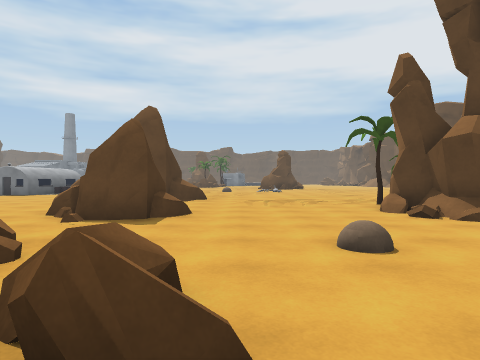
View 1 (above)

24 first-person views from a walk through a Unity game level. The camera is 1.2 m above the floor, looks level and sees 75° across. The floor is counted in squares, 2 m on a side. Each view is taken from the middle of a square. On the plan, view 1 faces up. The plan holds only what a view shows up to about 9 squares ahead; the rest is blank. The place goes on beyond the plan.

View 2
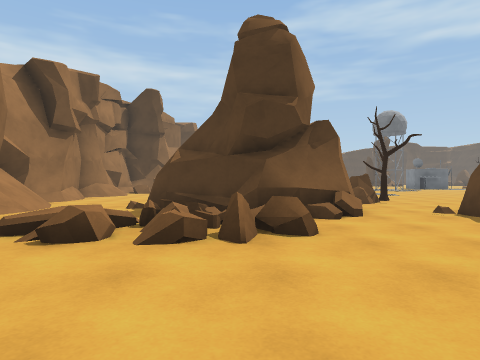

View 3
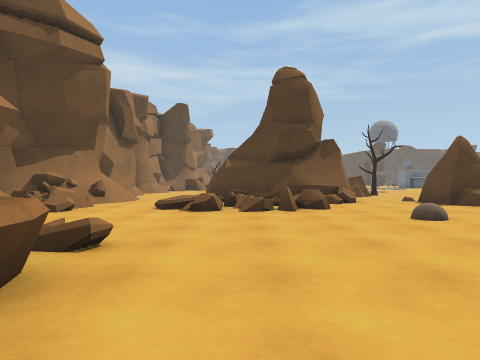

View 4
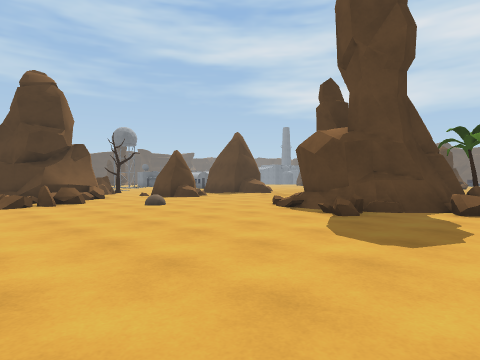

View 5
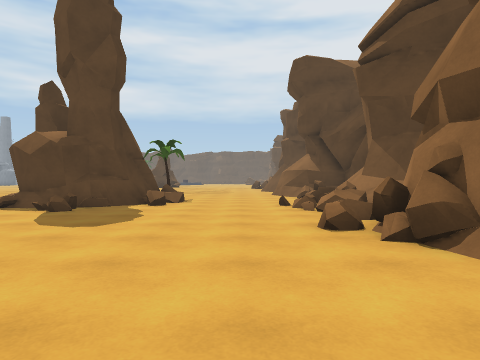

View 6
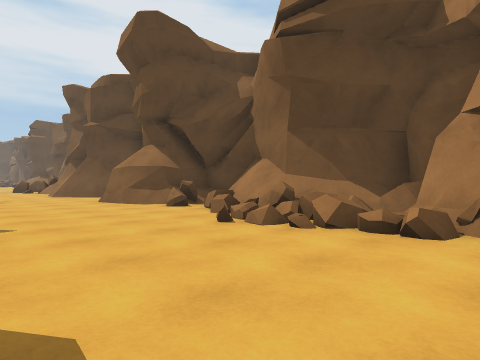

View 7
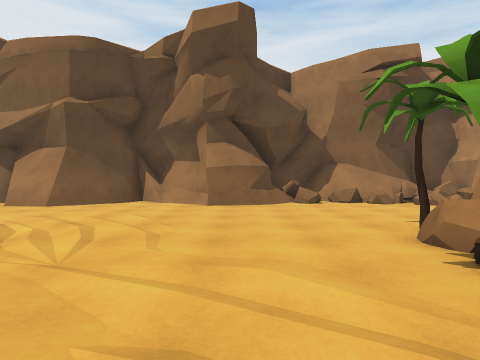

View 8
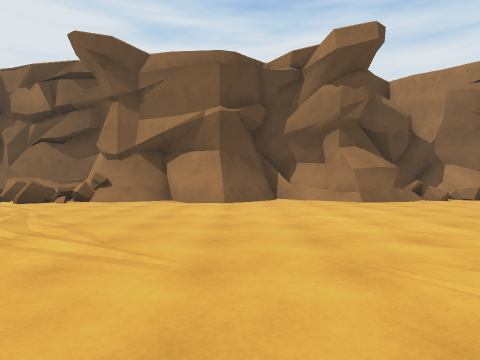

View 9
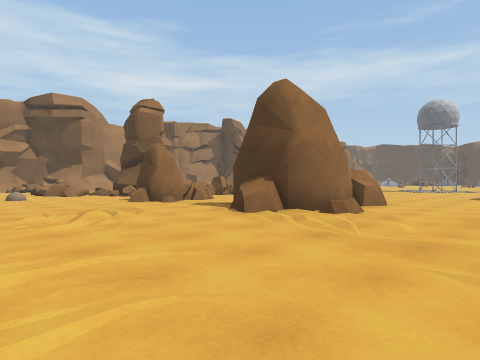

View 10
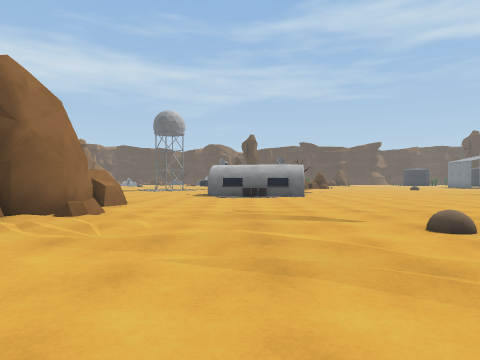

View 11
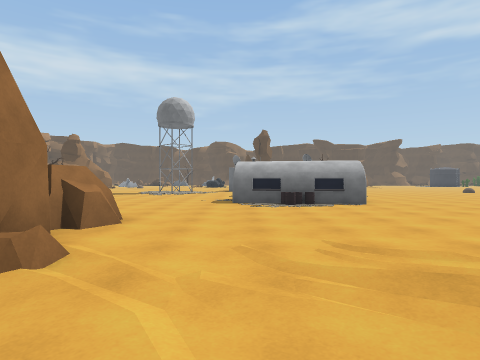

View 12
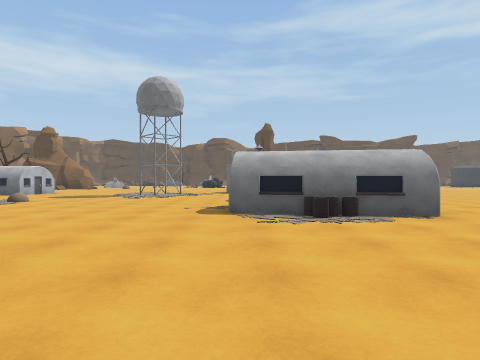

View 13
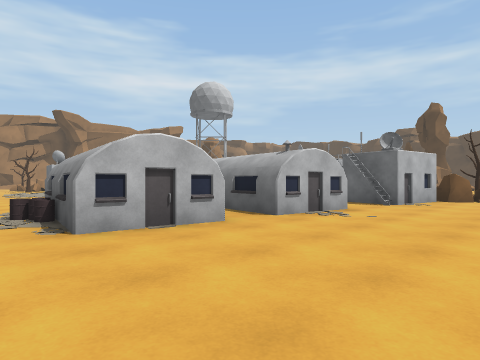

View 14
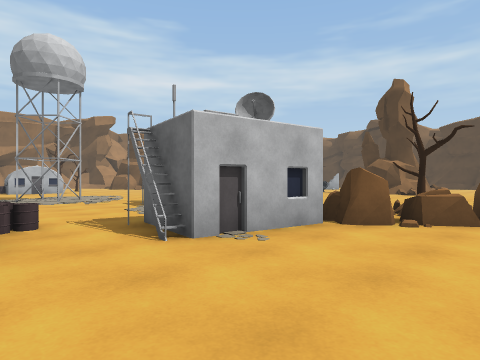

View 15
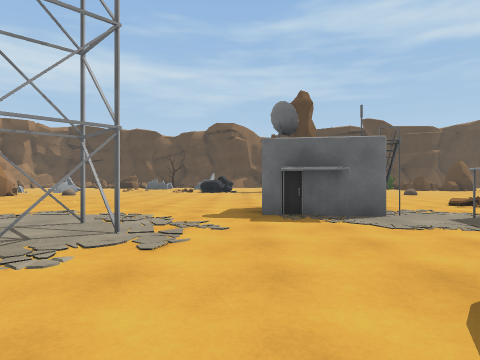

View 16
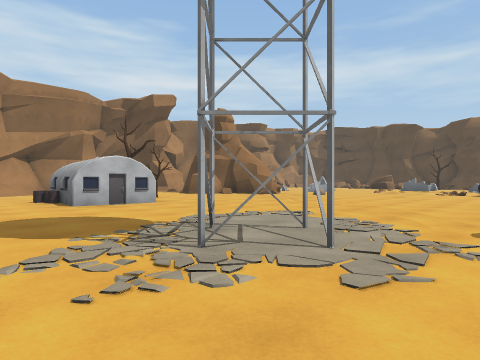

View 17
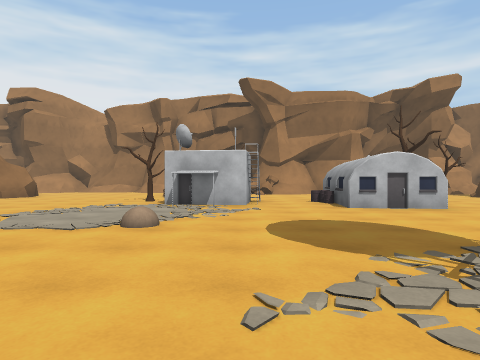

View 18
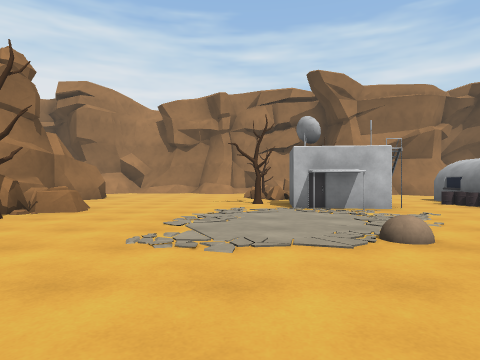

View 19
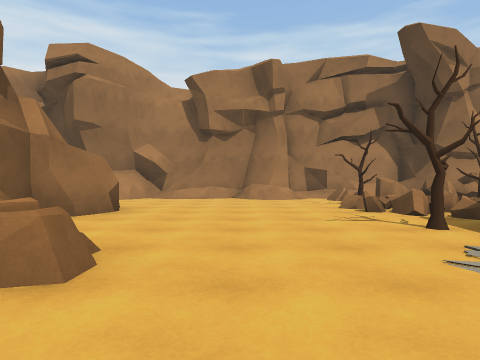

View 20
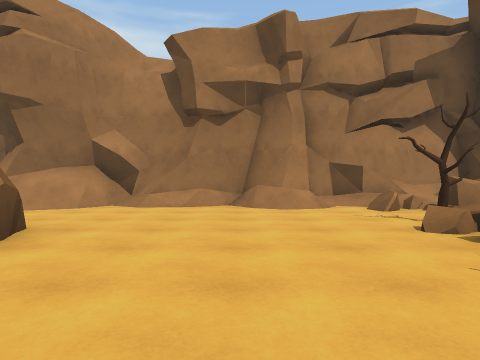

View 21
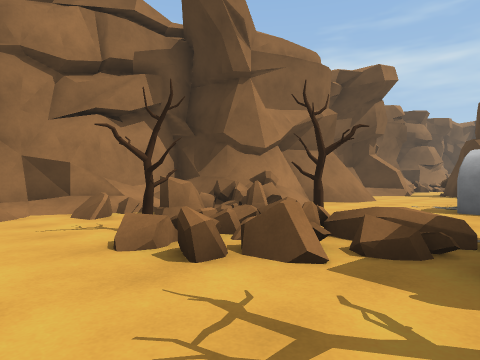

View 22
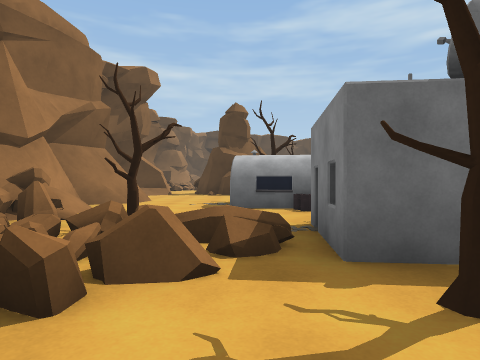

View 23
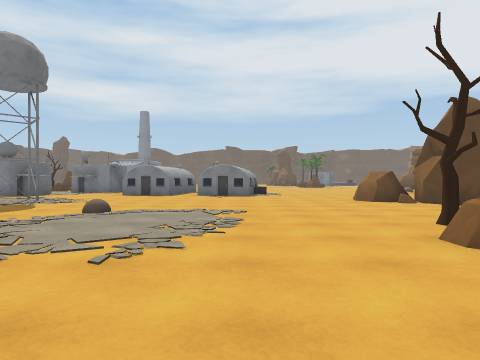

View 24
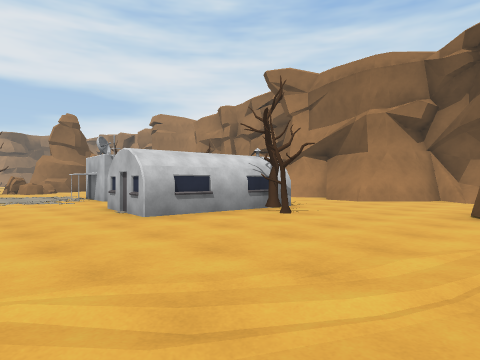

### Floor plan
Key: @ floor where view 1 was taken; # wall or solid block; x gap in a wall; . main floor; : floor 0.25 m higher than the main floor; / step, stairs or slope; = window, fence, low wall or low ledge; ^ raised ledge; T tree; R rock; B building.
Columns run from 22 left of view 1 to 13 right of it. Each row starts with its distance up from view 1.
 20    R ..... .......              x^
 19    RR...............          ..##
 18    TRR...............        ....##
 17  ..// BB.B.............    ....../#
 16  ....BB#.BB.BB..........  .......##
 15    .B...B B  BB..................##
 14     B#... B  BB...../............##
 13     BB......BB....................#
 12  .................................#
 11 .................#.##............##
 10 ......##.........####=...........##
  9 ......##..........###............/#
  8 ..........................TT#T...=#
  7 ..........................###=....#
  6 ...................RRR...####=...=##
  5 ................T...R.....##=....=##
  4 .....BB...BB...RRR.........=.....==#
  3 ....TBB..BB#....R^##...:.........###
  2  ...TBBB.#BT.....####...........=#
  1 #....BB...x......####==..........#
  0  ........T==.....##...@........../
 -1  .........#T.....##..==...= .....
 -2  ../##./=#=...............     /
 -3  //#######^=......//....=
 -4  ###    ^//#.#.##//#===
 -5         ^#^############

Positions as (right, up) in squares from view 1, and headings:
1: (0, 0), facing up
2: (3, 1), facing left
3: (6, 0), facing left
4: (8, -1), facing up-left
5: (9, -2), facing up
6: (7, 2), facing up-right
7: (3, 10), facing right
8: (2, 14), facing right
9: (3, 14), facing down-left
10: (3, 14), facing left
11: (0, 13), facing left
12: (-3, 13), facing left
13: (-7, 20), facing down-left
14: (-13, 20), facing down-left
15: (-12, 12), facing left
16: (-13, 12), facing down-left
17: (-13, 11), facing down
18: (-10, 10), facing down
19: (-8, 6), facing down
20: (-8, 3), facing down
21: (-9, 2), facing down-left
22: (-9, 1), facing left
23: (-9, 1), facing up
24: (-22, 7), facing down-right
